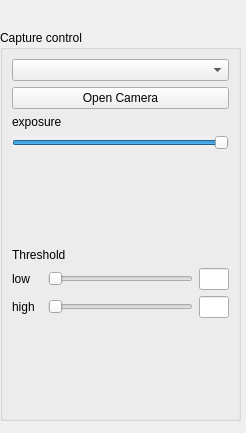
<?xml version="1.0" encoding="UTF-8"?>
<ui version="4.0">
 <class>LeftDock</class>
 <widget class="QWidget" name="LeftDock">
  <property name="geometry">
   <rect>
    <x>0</x>
    <y>0</y>
    <width>246</width>
    <height>433</height>
   </rect>
  </property>
  <property name="windowTitle">
   <string>LeftMenu</string>
  </property>
  <widget class="QGroupBox" name="groupBoxCapture">
   <property name="geometry">
    <rect>
     <x>0</x>
     <y>30</y>
     <width>241</width>
     <height>391</height>
    </rect>
   </property>
   <property name="title">
    <string>Capture control</string>
   </property>
   <layout class="QVBoxLayout" name="verticalLayout">
    <item>
     <widget class="QComboBox" name="comboBoxCam1Port"/>
    </item>
    <item>
     <widget class="QPushButton" name="buttonOpenCamera">
      <property name="text">
       <string>Open Camera</string>
      </property>
     </widget>
    </item>
    <item>
     <widget class="QLabel" name="label_5">
      <property name="text">
       <string>exposure</string>
      </property>
      <property name="alignment">
       <set>Qt::AlignLeading|Qt::AlignLeft|Qt::AlignVCenter</set>
      </property>
     </widget>
    </item>
    <item>
     <widget class="QSlider" name="sliderExposure">
      <property name="autoFillBackground">
       <bool>true</bool>
      </property>
      <property name="styleSheet">
       <string notr="true">QSlider::groove:horizontal</string>
      </property>
      <property name="minimum">
       <number>-13</number>
      </property>
      <property name="maximum">
       <number>-1</number>
      </property>
      <property name="orientation">
       <enum>Qt::Horizontal</enum>
      </property>
     </widget>
    </item>
    <item>
     <spacer name="verticalSpacer">
      <property name="orientation">
       <enum>Qt::Vertical</enum>
      </property>
      <property name="sizeHint" stdset="0">
       <size>
        <width>20</width>
        <height>72</height>
       </size>
      </property>
     </spacer>
    </item>
    <item>
     <widget class="QLabel" name="label_6">
      <property name="text">
       <string>Threshold</string>
      </property>
      <property name="alignment">
       <set>Qt::AlignLeading|Qt::AlignLeft|Qt::AlignVCenter</set>
      </property>
     </widget>
    </item>
    <item>
     <layout class="QHBoxLayout" name="horizontalLayout">
      <property name="sizeConstraint">
       <enum>QLayout::SetMaximumSize</enum>
      </property>
      <property name="bottomMargin">
       <number>0</number>
      </property>
      <item>
       <widget class="QLabel" name="label_7">
        <property name="minimumSize">
         <size>
          <width>30</width>
          <height>0</height>
         </size>
        </property>
        <property name="maximumSize">
         <size>
          <width>30</width>
          <height>16777215</height>
         </size>
        </property>
        <property name="text">
         <string>low</string>
        </property>
        <property name="alignment">
         <set>Qt::AlignLeading|Qt::AlignLeft|Qt::AlignVCenter</set>
        </property>
       </widget>
      </item>
      <item>
       <widget class="QSlider" name="sliderThresholdLow">
        <property name="maximum">
         <number>100</number>
        </property>
        <property name="orientation">
         <enum>Qt::Horizontal</enum>
        </property>
       </widget>
      </item>
      <item>
       <widget class="QLineEdit" name="lineEditThresholdLow">
        <property name="minimumSize">
         <size>
          <width>0</width>
          <height>0</height>
         </size>
        </property>
        <property name="maximumSize">
         <size>
          <width>30</width>
          <height>16777215</height>
         </size>
        </property>
        <property name="readOnly">
         <bool>true</bool>
        </property>
       </widget>
      </item>
     </layout>
    </item>
    <item>
     <layout class="QHBoxLayout" name="horizontalLayout_2">
      <property name="sizeConstraint">
       <enum>QLayout::SetMaximumSize</enum>
      </property>
      <property name="bottomMargin">
       <number>0</number>
      </property>
      <item>
       <widget class="QLabel" name="label_8">
        <property name="minimumSize">
         <size>
          <width>30</width>
          <height>0</height>
         </size>
        </property>
        <property name="maximumSize">
         <size>
          <width>30</width>
          <height>16777215</height>
         </size>
        </property>
        <property name="text">
         <string>high</string>
        </property>
        <property name="alignment">
         <set>Qt::AlignLeading|Qt::AlignLeft|Qt::AlignVCenter</set>
        </property>
       </widget>
      </item>
      <item>
       <widget class="QSlider" name="sliderThresholdHigh">
        <property name="maximum">
         <number>100</number>
        </property>
        <property name="orientation">
         <enum>Qt::Horizontal</enum>
        </property>
       </widget>
      </item>
      <item>
       <widget class="QLineEdit" name="lineEditThresholdHigh">
        <property name="minimumSize">
         <size>
          <width>0</width>
          <height>0</height>
         </size>
        </property>
        <property name="maximumSize">
         <size>
          <width>30</width>
          <height>16777215</height>
         </size>
        </property>
        <property name="readOnly">
         <bool>true</bool>
        </property>
       </widget>
      </item>
     </layout>
    </item>
    <item>
     <spacer name="verticalSpacer_2">
      <property name="orientation">
       <enum>Qt::Vertical</enum>
      </property>
      <property name="sizeHint" stdset="0">
       <size>
        <width>188</width>
        <height>38</height>
       </size>
      </property>
     </spacer>
    </item>
   </layout>
  </widget>
 </widget>
 <resources/>
 <connections/>
</ui>
